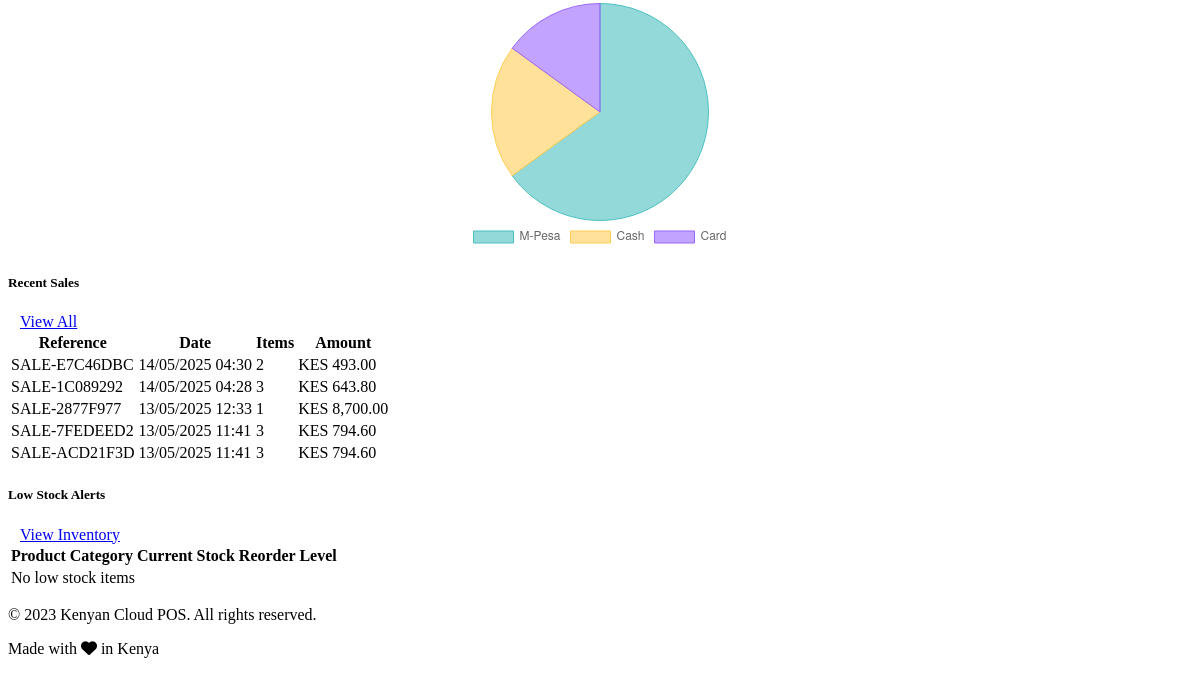
Page /dashboard (signed in, lower part) on the earlier database version.
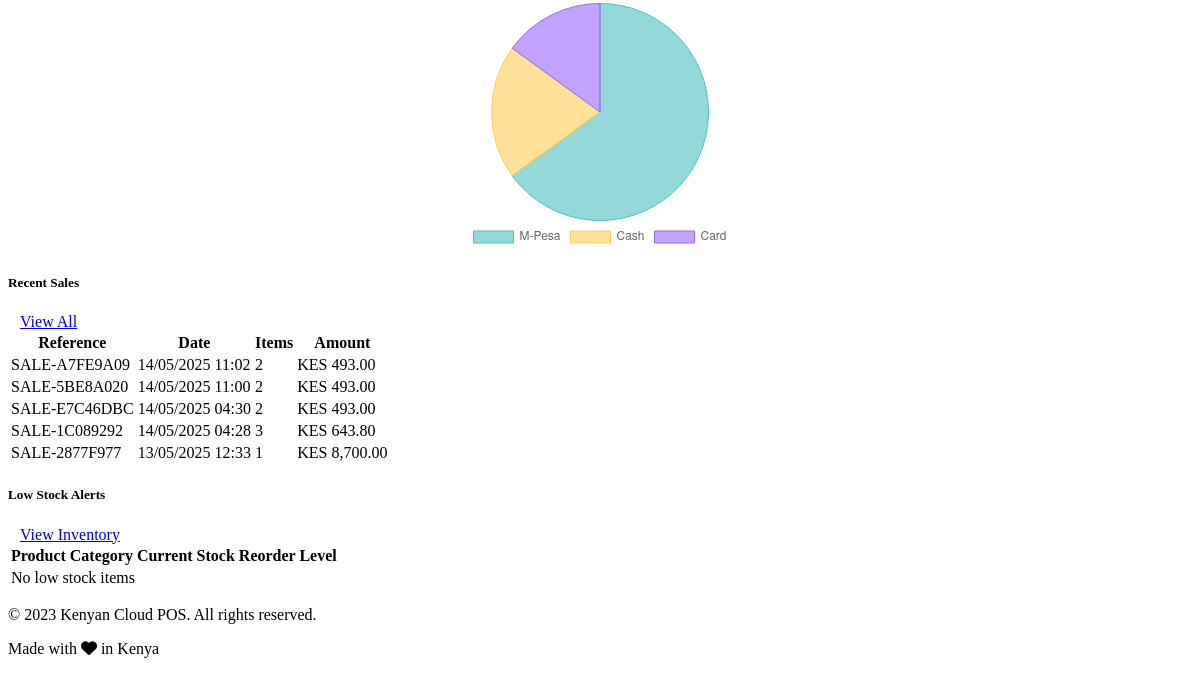
Same page on the later database version.
### models.py (models this page shows, shortened)
class Sale(db.Model):
    id = db.Column(db.Integer, primary_key=True)
    reference = db.Column(db.String(50), unique=True, nullable=False)
    sale_date = db.Column(db.DateTime, default=datetime.utcnow)
    subtotal = db.Column(db.Float, default=0.0)
    tax_amount = db.Column(db.Float, default=0.0)
    discount_amount = db.Column(db.Float, default=0.0)
    total_amount = db.Column(db.Float, nullable=False)
    status = db.Column(db.String(20), default='completed')  # completed, voided, returned
    notes = db.Column(db.Text)
    cashier_id = db.Column(db.Integer, db.ForeignKey('user.id'), nullable=False)
    customer_id = db.Column(db.Integer, db.ForeignKey('customer.id'))
    store_id = db.Column(db.Integer, db.ForeignKey('store.id'), nullable=False)
    items = db.relationship('SaleItem', backref='sale', lazy=True, cascade="all, delete-orphan")
    payments = db.relationship('Payment', backref='sale', lazy=True, cascade="all, delete-orphan")

### routes.py (the view)
    @app.route('/dashboard')
    @login_required
    @not_cashier_required
    def dashboard():
        store_id = session.get('store_id')
        today = datetime.now().date()
        tomorrow = today + timedelta(days=1)
        today_sales = Sale.query.filter(
            Sale.store_id == store_id,
            Sale.sale_date >= today,
            Sale.sale_date < tomorrow,
            Sale.status == 'completed'
        ).all()
        low_stock_items = (
            db.session.query(Product, Inventory)
            .join(Inventory, Product.id == Inventory.product_id)
            .filter(
                Inventory.store_id == store_id,
                Inventory.quantity <= Inventory.reorder_level
            )
            .all()
        )
        today_sales_count = len(today_sales)
        today_sales_amount = sum(sale.total_amount for sale in today_sales)
        low_stock_count = len(low_stock_items)
        recent_sales = (
            Sale.query
            .filter(Sale.store_id == store_id, Sale.status == 'completed')
            .order_by(Sale.sale_date.desc())
            .limit(5)
            .all()
        )
        return render_template(
            'dashboard.html',
            today_sales_count=today_sales_count,
            today_sales_amount=today_sales_amount,
            low_stock_count=low_stock_count,
            recent_sales=recent_sales,
            low_stock_items=low_stock_items
        )

### auth.py (called while the page is built)
def login_required(view):
    @wraps(view)
    def wrapped_view(**kwargs):
        if not session.get('user_id'):
            return redirect(url_for('login'))
        return view(**kwargs)
    return wrapped_view

def not_cashier_required(view):
    @wraps(view)
    def wrapped_view(**kwargs):
        if not session.get('user_id'):
            return redirect(url_for('login'))
        if session.get('role') == Role.EMPLOYEE:
            flash('Employees do not have access to this area.', 'danger')
            return redirect(url_for('pos'))
        return view(**kwargs)
    return wrapped_view

def load_logged_in_user():
    user_id = session.get('user_id')
    if user_id is None:
        g.user = None
    else:
        try:
            g.user = User.query.get(user_id)
        except Exception:
            g.user = None

### models.py (called while the page is built)
    @property
    def full_name(self):
        return f"{self.first_name} {self.last_name}"

### templates/dashboard.html (shortened to what the changed rows need)
{% extends 'base.html' %}
{% block content %}
<div class="container">
    <div class="row">
        <div class="col-md-6">
            <div class="card mb-4">
                <div class="card-body p-0">
                    <div class="table-responsive">
                        <table class="table table-hover mb-0">
                            <thead>
                                <tr>
                                    <th>Reference</th>
                                    <th>Date</th>
                                    <th>Items</th>
                                    <th class="text-end">Amount</th>
                                </tr>
                            </thead>
                            <tbody>
                                {% if recent_sales %}
                                    {% for sale in recent_sales %}
                                    <tr>
                                        <td>{{ sale.reference }}</td>
                                        <td>{{ sale.sale_date.strftime('%d/%m/%Y %H:%M') }}</td>
                                        <td>{{ sale.items|length }}</td>
                                        <td class="text-end">KES {{ "{:,.2f}".format(sale.total_amount) }}</td>
                                    </tr>
                                    {% endfor %}
                                {% else %}
                                    <tr>
                                        <td colspan="4" class="text-center py-3">No recent sales</td>
                                    </tr>
                                {% endif %}
                            </tbody>
                        </table>
                    </div>
                </div>
            </div>
        </div>
        <div class="col-md-6">
            <div class="card mb-4">
                <div class="card-body p-0">
                    <div class="table-responsive">
                        <table class="table table-hover mb-0">
                            <thead>
                                <tr>
                                    <th>Product</th>
                                    <th>Category</th>
                                    <th class="text-center">Current Stock</th>
                                    <th class="text-center">Reorder Level</th>
                                </tr>
                            </thead>
                        </table>
                    </div>
                </div>
            </div>
        </div>
    </div>
</div>
{% endblock %}

Differences in the rows shown:
no longer on this page (row unchanged): Sale: reference "SALE-7FEDEED2", sale_date "13/05/2025 11:41", items|length "3", total_amount "794.60"
no longer on this page (row unchanged): Sale: reference "SALE-ACD21F3D", sale_date "13/05/2025 11:41", items|length "3", total_amount "794.60"
added Sale: reference "SALE-A7FE9A09", sale_date "14/05/2025 11:02", items|length "2", total_amount "493.00"
added Sale: reference "SALE-5BE8A020", sale_date "14/05/2025 11:00", items|length "2", total_amount "493.00"
